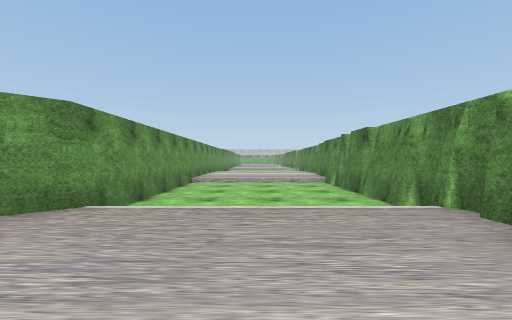
view 1 (above)

19 first-person views from a walk through a Unity game level. The camera is 1.2 m above the floor, looks level and sees 90° across. The floor is counted in squares, 2 m on a side. Each view is taken from the middle of a square. On the plan, view 1 faces up. The plan holds only what a view shows up to about 9 squares ahead; the rest is blank. The place goes on beyond the plan. The player character is not drawn. Some surface patterns are stand-ins.

view 2
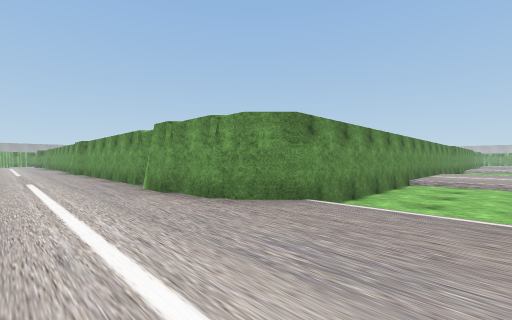

view 3
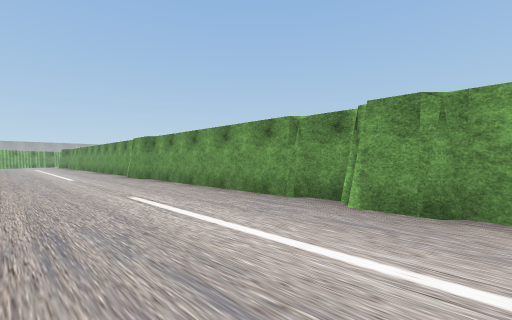

view 4
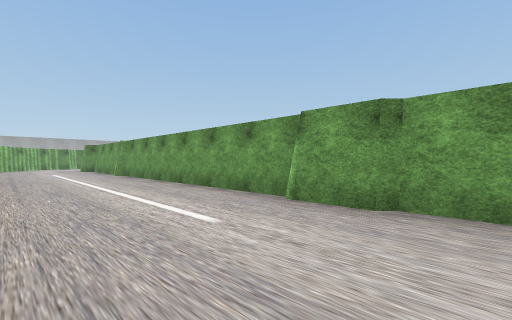

view 5
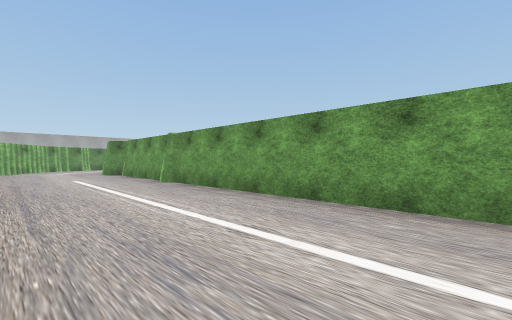

view 6
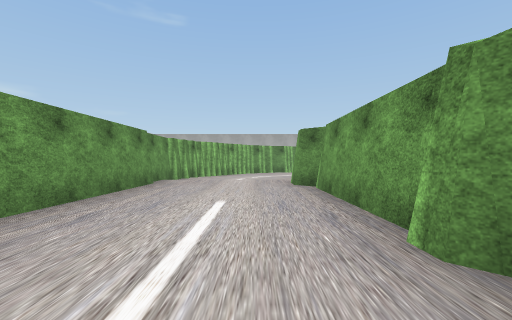

view 7
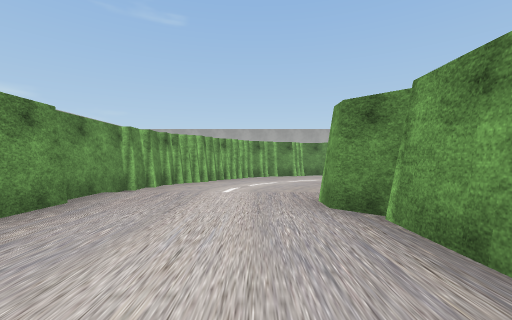

view 8
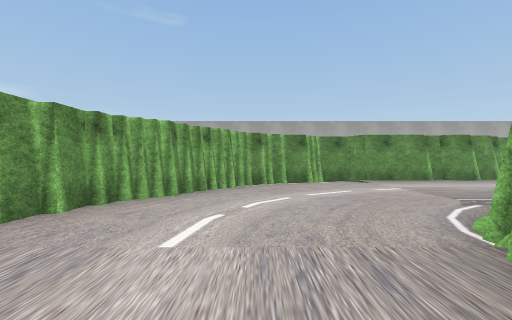

view 9
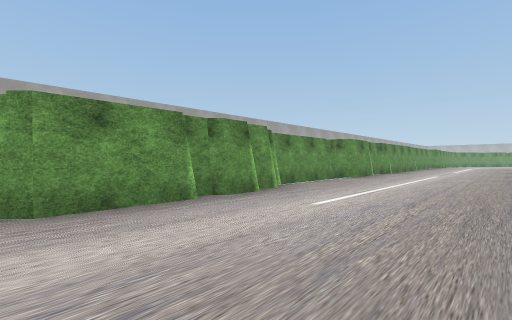

view 10
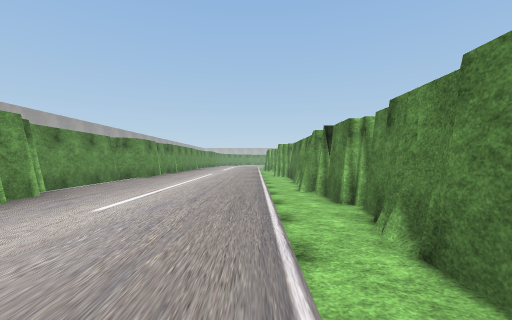

view 11
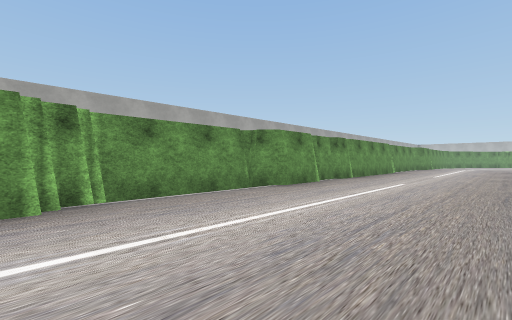

view 12
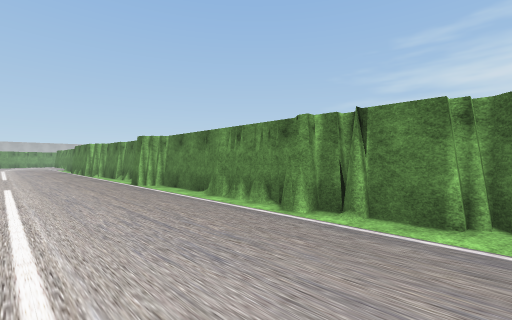

view 13
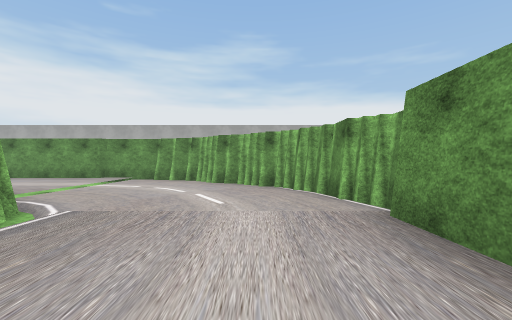

view 14
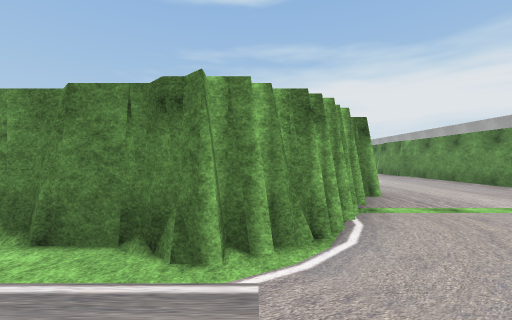

view 15
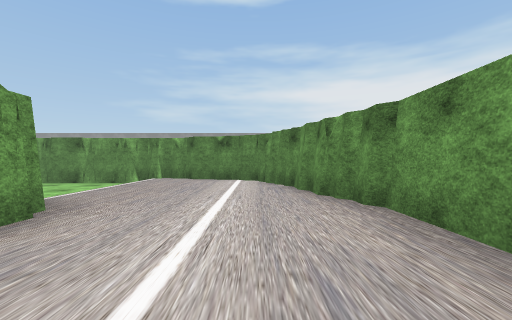

view 16
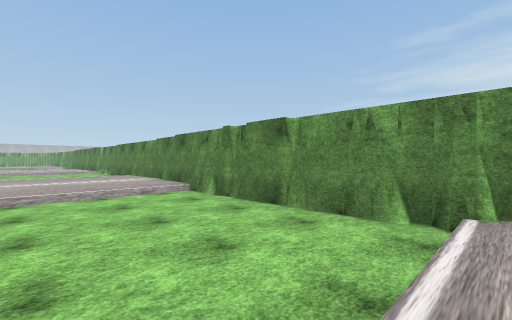

view 17
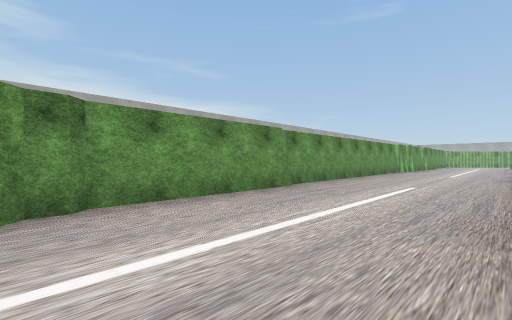

view 18
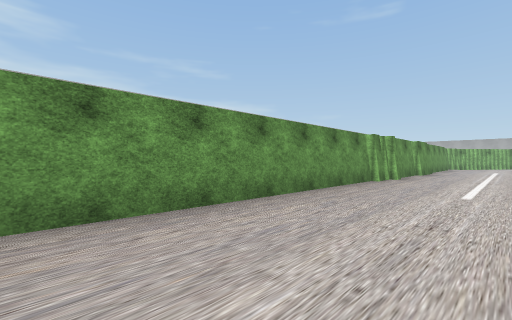

view 19
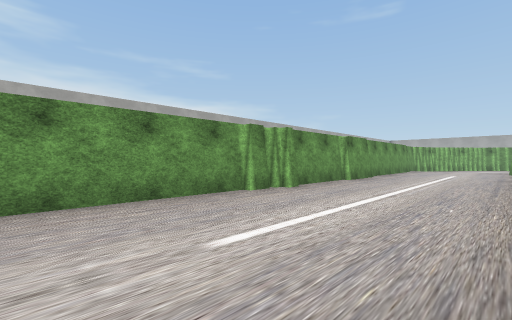

### Floor plan
Key: @ floor where view 1 was taken; # wall or solid block; . main floor; - floor 0.25 m lower than the main floor; / step, stairs or slope; = window, fence, low wall or low ledge.
Columns run from 34 left of view 1 to 3 right of it. Each row starts with its distance up from view 1.
 20   ...
 19   ...
 18  ....
 17 #....
 16 #....##
 15 #....##
 14 #....=#                          ..
 13 #....##                          ...
 12 #....##                          ....#
 11 #....#                          #....#
 10 #....##                         #....#
  9 #....##                         #....#
  8 #....=#                         #---##
  7 #....##                         #---##
  6 #....##                         #---#
  5 #....##                         #---##
  4 #////##                        ##---##
  3 #.....##########################.....#
  2 #.......#...........................##
  1 ##..................................#
  0  ##...............................@.#
 -1   ##.............................####
 -2    ###############################

Positions as (right, up) in squares from view 1, and headings:
1: (0, 0), facing up
2: (0, 0), facing up-left
3: (-4, -1), facing up-left
4: (-11, -1), facing up-left
5: (-15, -1), facing up-left
6: (-20, 1), facing left
7: (-23, 1), facing left
8: (-26, 1), facing left
9: (-30, 4), facing up-left
10: (-30, 4), facing up
11: (-30, 8), facing up-left
12: (-32, 8), facing up-right
13: (-32, 7), facing down
14: (-31, 4), facing right
15: (-6, 0), facing right
16: (-1, 3), facing up-right
17: (-2, 2), facing down-left
18: (-8, 1), facing down-left
19: (-12, 2), facing down-left
